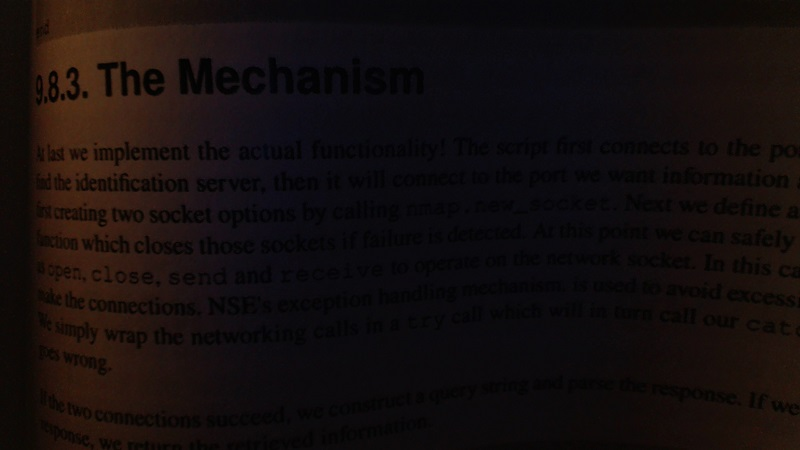
#> input picture Week 4/bookpage.jpg, 800 x 450 px
$ jupyter execute 'Week4 (YOLOv5, OpenCV, Firebase).ipynb'   (text cells are left out)
#> lines starting #> are read from the running program, lines starting #| are printed output that depends on the picture; after the words box and inside, x2 and y2 are one past the last pixel; in counts of white or black regions, pixels touching at a corner belong together
[cell 1]
import cv2
import numpy as np

[cell 2]
img = cv2.imread('bookpage.jpg')                 # Reads in the image from file path
#> img is the input picture: shape (450, 800, 3); mean B, G, R 13.4, 13.6, 20.3

[cell 3]
cv2.imshow('image', img)                         # Displays image `img` using window name "image"
cv2.waitKey(0)                                   # Wait for any key press
cv2.destroyAllWindows()                          # Destroy windows once the key press goes through

[cell 4]
retval, threshold = cv2.threshold(img, 12, 255, cv2.THRESH_BINARY)
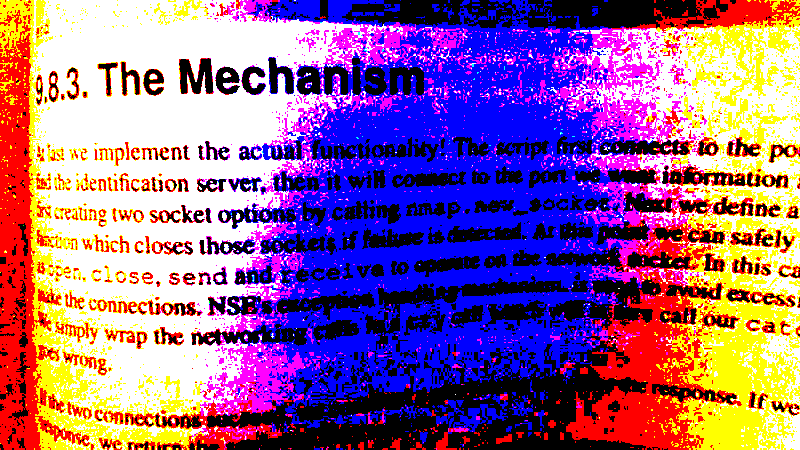
#> threshold: shape (450, 800, 3); mean B, G, R 146.4, 98.4, 147.2

[cell 5]
cv2.imshow('threshold image', threshold)
cv2.waitKey(0)
cv2.destroyAllWindows()

[cell 6]
grayscale_img = cv2.cvtColor(img, cv2.COLOR_BGR2GRAY)
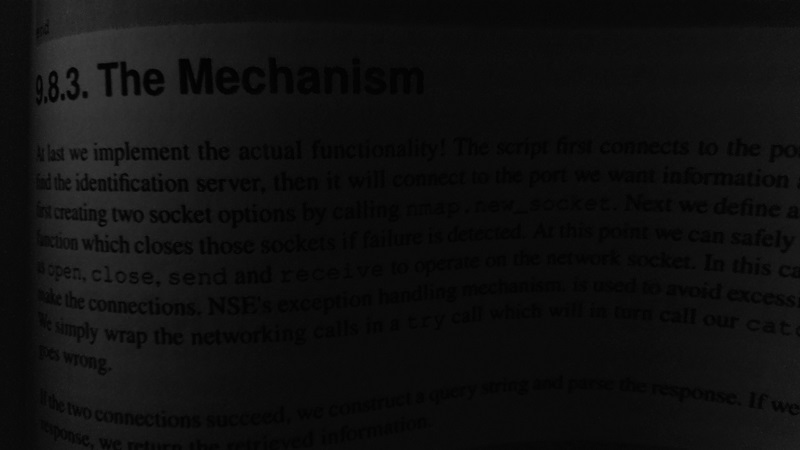
#> grayscale_img: shape (450, 800); min 0, max 64, mean 15.6

[cell 7]
retval2, threshold2 = cv2.threshold(grayscale_img, 12, 255, cv2.THRESH_BINARY)
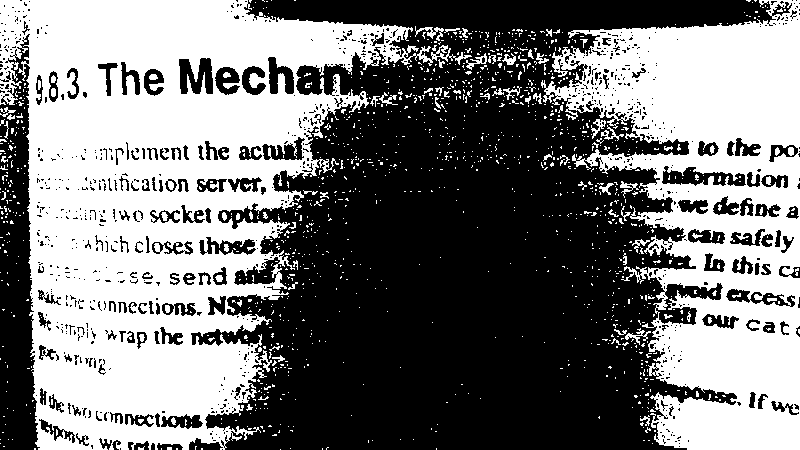
#> threshold2: shape (450, 800); 47.3% white; 1332 white regions (1245 under 20 px), largest, box (x1, y1, x2, y2) and area: (0, 0, 472, 450) 102496, (541, 0, 800, 450) 60163, (415, 26, 444, 41) 156

[cell 8]
cv2.imshow('new threshold image', threshold2)
cv2.waitKey(0)
cv2.destroyAllWindows()

[cell 9]
gauss = cv2.adaptiveThreshold(grayscale_img, 255, cv2.ADAPTIVE_THRESH_GAUSSIAN_C, cv2.THRESH_BINARY, 115, 1)
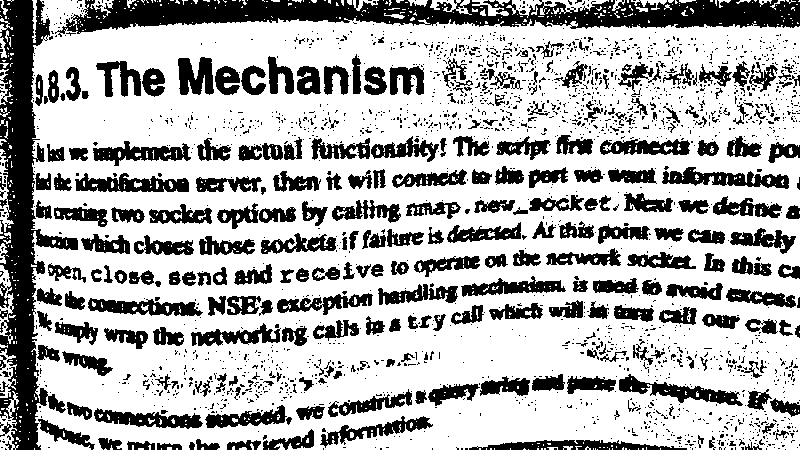
#> gauss: shape (450, 800); 69.3% white; 2145 black regions (1865 under 20 px), largest, box (x1, y1, x2, y2) and area: (55, 0, 800, 37) 14872, (0, 0, 78, 450) 13658, (662, 167, 789, 189) 1363

[cell 10]
cv2.imshow('gaussian threshold image', gauss)
cv2.waitKey(0)
cv2.destroyAllWindows()

[cell 11]
import cv2
import numpy as np

[cell 12]
cap = cv2.VideoCapture(0)

[cell 13]
cap = cv2.VideoCapture(0)                                  # Reopening the cap so that the cell can be run multiple times over

while True:
    _, frame = cap.read()
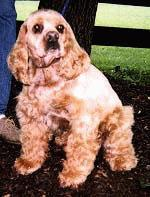
#> input picture Week 1/dog_image.jpg, 150 x 197 px, given in place of the camera
#> frame is the input picture: shape (197, 150, 3); mean B, G, R 92.2, 106.6, 133.3
    hsv = cv2.cvtColor(frame, cv2.COLOR_BGR2HSV)
#> hsv: shape (197, 150, 3); mean H, S, V 32.6, 115.6, 138.3

    lower_red = np.array([0,0,0])
    upper_red = np.array([255,255,255])

    mask = cv2.inRange(hsv, lower_red, upper_red)
#> mask: shape (197, 150); every value is 255
    res = cv2.bitwise_and(frame, frame, mask=mask)

    cv2.imshow('frame', frame)
    cv2.imshow('mask', mask)
    cv2.imshow('result', res)

    k = cv2.waitKey(5) & 0xFF                               # The end part extracts the 8 bits that are useful out of the output
#> (key Esc is pressed here)
    if k == 27:                                             # This code has it so that when the esc key is pressed specifically,
        break                                               # the loop exits.


cv2.destroyAllWindows()
cap.release()

[cell 14]
cap = cv2.VideoCapture(0)                                  # Reopening the cap so that the cell can be run multiple times over

while True:
    _, frame = cap.read()
    hsv = cv2.cvtColor(frame, cv2.COLOR_BGR2HSV)

    lower_red = np.array([150,150,50])
    upper_red = np.array([255,255,255])

    mask = cv2.inRange(hsv, lower_red, upper_red)
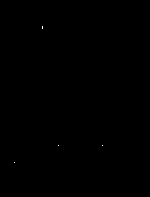
#> mask: shape (197, 150); 0.02% white in thin lines or dots, all inside (x1, y1, x2, y2) = (14, 26, 103, 163)
    res = cv2.bitwise_and(frame, frame, mask=mask)

    cv2.imshow('frame', frame)
    cv2.imshow('mask', mask)
    cv2.imshow('result', res)

    k = cv2.waitKey(5) & 0xFF                               # The end part extracts the 8 bits that are useful out of the output
#> (key Esc is pressed here)
    if k == 27:                                             # This code has it so that when the esc key is pressed specifically,
        break                                               # the loop exits.


cv2.destroyAllWindows()
cap.release()
